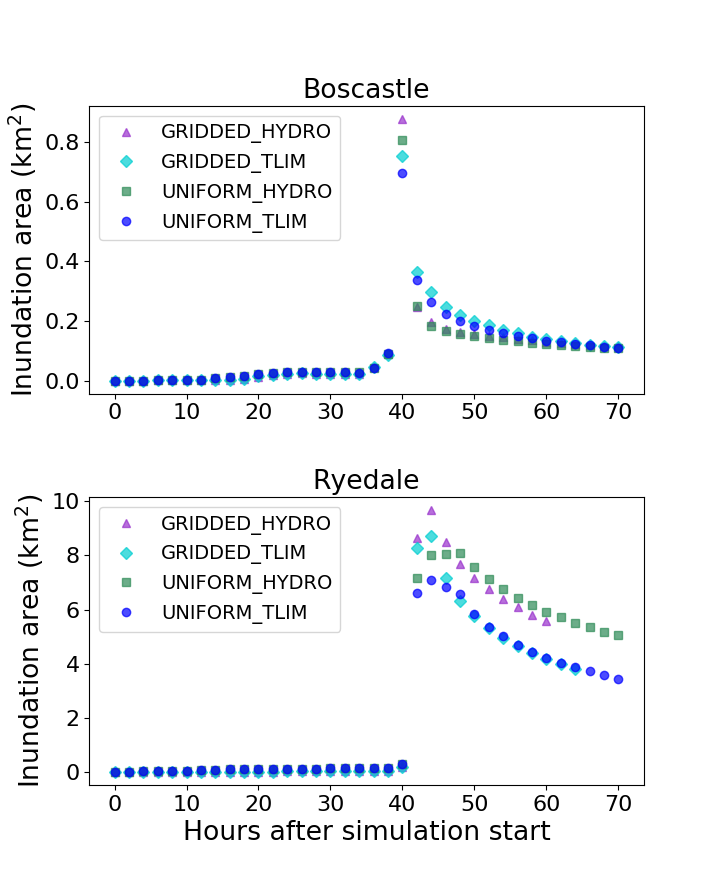

Python code for this plot:
#!/usr/bin/env python3
# -*- coding: utf-8 -*-
"""
Created on Mon Mar  6 12:31:03 2017

Plots ensemble graphs from the inundation metric generator

@author: dav
"""

import numpy as np
import matplotlib.pyplot as plt
import matplotlib as mpl
import glob
import re
import os
import itertools

marker = itertools.cycle(('^', 'D', 's', 'o')) 

plt.rcParams['axes.color_cycle'] = ['darkorchid', 'darkturquoise', 'seagreen', 'blue']
plt.rcParams['font.size'] = 16
plt.rcParams['font.family'] = 'Times New Roman'
plt.rcParams['axes.labelsize'] = 1.2*plt.rcParams['font.size']
plt.rcParams['axes.titlesize'] = 1.2*plt.rcParams['font.size']
plt.rcParams['legend.fontsize'] = 14
plt.rcParams['xtick.labelsize'] = plt.rcParams['font.size']
plt.rcParams['ytick.labelsize'] = plt.rcParams['font.size']



bos_file_wildcard = "/mnt/SCRATCH/Analyses/InundationAnalysis/BoscastleInundation/boscastle_inundation_*.txt"
rye_file_wildcard = "/mnt/SCRATCH/Analyses/InundationAnalysis/RyedaleInundation/ryedale_inundation_*.txt"


def make_line_label(fname):
    # Passing a list of delimiters to the re.split function
    
    basename = os.path.splitext(os.path.basename(fname))
    print(basename)
    parts = re.split("[_]", basename[0])

    #part = basename[0] + '_' + basename[1]
    print(parts[2] + '_' + parts[3])
    label = parts[2] + '_' + parts[3]
    return label

def convert_timestep(time_step):
    #minutes = time_step*5
    hours = time_step/60
    return hours

fig, axarr = plt.subplots(2)

"""Boscastle plots"""
for file in sorted(glob.glob(bos_file_wildcard)):
    print(file)
    timestep, inundation_area, catchment_depth, floodplain_depth, channel_depth = \
      np.loadtxt(file, usecols=(0,1,2,3, 4) , unpack=True)
    
    hours = convert_timestep(timestep)
    label = make_line_label(file)
    line, = axarr[0].plot(hours, inundation_area*1e-6, marker=marker.__next__(), linestyle='', alpha=0.7)
    print(line)
    line.set_label(label)

axarr[0].legend(loc="upper left")  
#axarr[0].set_ylim(-0.2, 3.0)
axarr[0].set_ylabel("Inundation area (km$^2$)")
axarr[0].set_title("Boscastle")

"""Ryedale plots"""
for file in sorted(glob.glob(rye_file_wildcard)):
    print(file)
    timestep, inundation_area, catchment_depth, floodplain_depth, channel_depth = \
      np.loadtxt(file, usecols=(0,1,2,3, 4) , unpack=True)
    
    hours = convert_timestep(timestep)
    label = make_line_label(file)
    line, = axarr[1].plot(hours, inundation_area*1e-6, marker=marker.__next__(), linestyle='', alpha=0.7)
    print(line)
    line.set_label(label)

axarr[1].legend(loc="upper left") 
axarr[1].set_title("Ryedale") 
axarr[1].set_ylabel("Inundation area (km$^2$)")
axarr[1].set_xlabel("Hours after simulation start")
#axarr[1].set_ylim(-0.2, 3.0)
    
